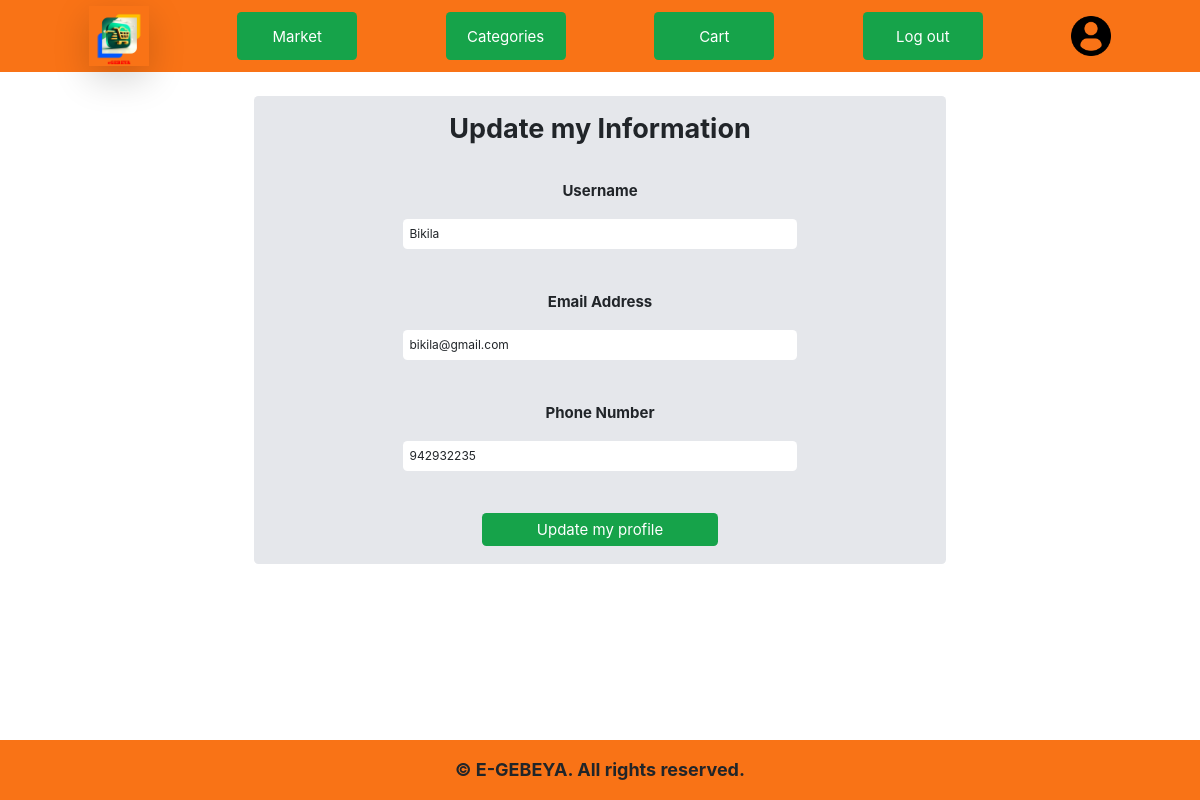
Screenshot of /update (signed in) with the database file from the repository.
### packages/models.py (models this page shows, shortened)
class User(db.Model, UserMixin):
    id = db.Column(db.Integer(), primary_key=True)
    username = db.Column(db.String(length=20), nullable=False, unique=True)
    email = db.Column(db.String(length=20), nullable=False, unique=True)
    phone = db.Column(db.String(), nullable=False, unique=True)
    dob = db.Column(db.Date())
    password_hash = db.Column(db.String(length=20), nullable=False)
    @property
    def password(self):
        return self.password

### packages/routes.py (the view, shortened to what this page needs)
@app.route('/update', methods=['GET', 'POST'])
@login_required  # Requires the user to be logged in to access this route
def update_info():
    update_info = UpdateInfoForm()
    if not update_info.username.data:
        update_info.username.data = current_user.username
    if not update_info.phone.data:
        update_info.phone.data = current_user.phone
    if not update_info.email.data:
        update_info.email.data = current_user.email
    if update_info.errors != {}:
        for error_msg in update_info.errors.values():
            flash(f'{error_msg}',category='danger')
    return render_template('update_profile.html', update_info=update_info)

### packages/forms.py (shortened to what this page needs)
class UpdateInfoForm(FlaskForm):
    edit = SubmitField(label="Update my profile")
    username = StringField(
        label="Username",
        validators=[
            DataRequired(message="Username is required."),
            Length(min=2, max=20, message="Username must be between 2 and 20 characters."),
            Regexp(r'^[A-Z][a-zA-Z]*$', message="Username must start with a capital letter and contain only letters.")
        ]
    )
    email = EmailField(label="Email Address",
                       validators=[Email(), DataRequired()])
    phone = StringField(label="Phone Number",
                        validators=[
                            DataRequired(message="The phone number field cannot be empty!"),
                            Regexp(
                                r"^(?:[1-9]\d{0,8}|9)$",
                                message="Phone number must be a number between 1-9 and 9 digits. It must be without zero"
                            )
                        ])

### packages/models.py (called while the page is built)
@login_manager.user_loader
def Load_user(user_id):
    return User.query.get(int(user_id))

### packages/routes.py (called while the page is built)
def get_cart_count():
    if current_user.is_authenticated:
        cart_count = Cart.query.filter_by(user_id=current_user.id).count()
        return cart_count
    return 0

@app.context_processor
def inject_cart_count():
    cart_count = get_cart_count()
    return dict(cart_count=cart_count)

### packages/templates/update_profile.html (shortened to what this page needs)
{% extends 'base.html' %}
{% block content %}
<div class="w-full p-8 flex justify-center items-center">
    <div
        class="flex flex-col w-[60%] max-sm:w-full max-sm:m-4 gap-4 items-center justify-center bg-gray-200 p-4 rounded-md">
        <h1 class="text-4xl text-center mb-8 font-bold">Update my Information</h1>
        <form method="POST" class="w-[60%] max-sm:w-[80%] gap-4 flex flex-col items-center justify-center">
            {{ update_info.username.label(class="text-xl font-bold") }}
            {{ update_info.username(class="w-full p-2 rounded-md",placeholder="Enter your new Username") }}
            <br>
            {{ update_info.email.label(class="text-xl font-bold") }}
            {{ update_info.email(class="w-full p-2 rounded-md",placeholder="Enter your new Email") }}
            <br>
            {{ update_info.phone.label(class="text-xl font-bold") }}
            {{ update_info.phone(class="w-full p-2 rounded-md",placeholder="Enter your new Phone number - without 0") }}
            <br>
            {{ update_info.edit(class="bg-green-600 p-2 text-xl text-white rounded-md hover:bg-green-800 text-nowrap w-[60%]") }}
        </form>
    </div>
</div>
{% endblock %}

### packages/static/base.css (style rules this page uses)
html { box-sizing: border-box; font-family: 'Courier New', Courier, monospace; font-size: 12px; }
* { box-sizing: border-box; }
*, *:before, *:after { box-sizing: inherit; }
body { margin: 0; }

### rows the page displays
User: username "Bikila", email "bikila@gmail.com", phone "942932235"

### other values shown
{{ update_info.username.label(class="text-xl font-bold") }} "Username"
{{ update_info.email.label(class="text-xl font-bold") }} "Email Address"
{{ update_info.phone.label(class="text-xl font-bold") }} "Phone Number"
